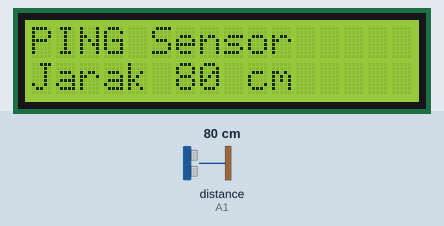
Bench run of a sketch on a simulated Arduino Uno, built with avr-gcc and run on an emulated ATmega328P. Shown: 16×2 character LCD. Wiring (inferred from the names in the program): ultrasonic range finder: trigger A1; echo A1. The inputs (shaded band) are chosen by the test bench; at power-on: distance to the obstacle (sensor on A1) 80 cm. The echo pulse lasts 58.3 µs per cm.

Above: at 1.2 s.
1.3 s: distance to the obstacle (sensor on A1) set to 12 cm
At 2.5 s:
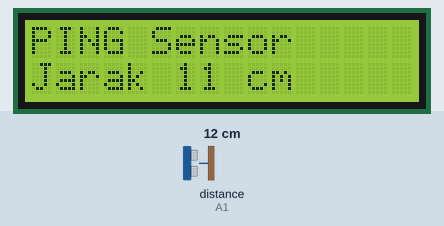
2.8 s: distance to the obstacle (sensor on A1) set to 9 cm
At 3.8 s:
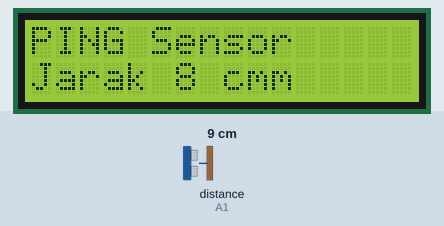
4.3 s: distance to the obstacle (sensor on A1) set to 4 cm
At 4.9 s:
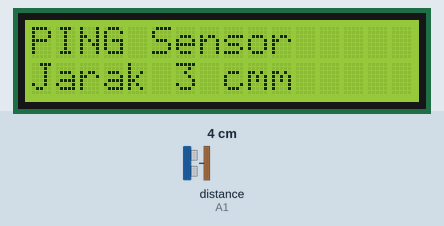
5.8 s: distance to the obstacle (sensor on A1) set to 2 cm
At 7.0 s:
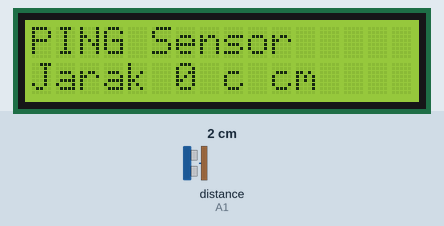
7.3 s: distance to the obstacle (sensor on A1) set to 4 cm
At 8.5 s:
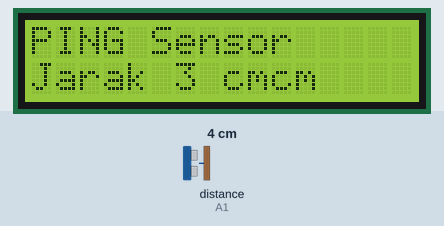
Timing chart, 0 to 9.8 s (numbered marks = the images above; inputs shaded):
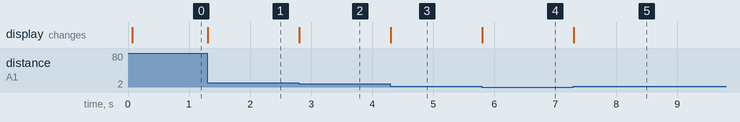

Measured:
- the behaviour switches between 11 and 10 cm on distance to the obstacle (sensor on A1) (found by bisection; images 1 and 2)
- the behaviour switches between 3 and 2 cm on distance to the obstacle (sensor on A1) (found by bisection; images 3 and 4)
- after the input at 1.3 s, the display: changes at once (image 1)
- after the input at 2.8 s, the display: changes at once (image 2)
- after the input at 4.3 s, the display: changes at once (image 3)
- after the input at 5.8 s, the display: changes at once (image 4)
- after the input at 7.3 s, the display: changes at once (image 5)

The sketch:

13_16520056_02.ino
```cpp
#include <LiquidCrystal.h>
LiquidCrystal lcd(7, 6, 5, 4, 3, 2);	//pin Arduino terhubung LCD
const int ping_Pin = A1;				//pin Arduino terhubung Ultrasonic Sensor
long dur, cm;							//simpan nilai durasi dan jarak (cm)

void setup() {
  lcd.begin(16, 2);						//atur jumlah kolom dan baris LCD
  lcd.print("PING Sensor");
}

void loop() {
  cm = read_sensor_ultrasonic();

  /*Print to LCD*/
  lcd.setCursor(0,1);					//atur kursor ke kolom 0 baris 1
  lcd.print("Jarak ");
  lcd.setCursor(6,1);					//atur kursor ke kolom 6 baris 1
  lcd.print(cm);						//cetak nilai jarak
  print_unit_cm(cm);					//cetak satuan (cm)
}


int read_sensor_ultrasonic(){
	pinMode(ping_Pin, OUTPUT);   			//atur pin sebagai OUTPUT
    digitalWrite(ping_Pin, LOW); 			//beri sinyal awal LOW
    delayMicroseconds(2);		   			//jeda 2μs
    digitalWrite(ping_Pin, HIGH); 			//trigger sensor dengan sinyal HIGH
    delayMicroseconds(5);		   			//trigger sensor selama 5μs
    digitalWrite(ping_Pin, LOW);  			//beri sinyal LOW

  	pinMode(ping_Pin, INPUT);				//atur pin sebagai INPUT
    dur = pulseIn(ping_Pin, HIGH);			//sinyal HIGH untuk dapat durasi (dalam μs)
    cm = microsec_to_centi(dur);	//konversi μs ke cm

  	if (cm >= 2 and cm <= 300)
    {return cm;}
    else
    {return 0;}
}

long microsec_to_centi(long ms) {
    return ms / 29 / 2;
}

void print_unit_cm(long cm){
  	if (cm >= 2 and cm < 10)
    {lcd.setCursor(7,1);}
   	else if (cm >= 10 and cm < 100)
    {lcd.setCursor(8,1);}
    else if (cm >= 100 and cm <= 300)
    {lcd.setCursor(9,1);}
	else
    {lcd.setCursor(9,1);}
    lcd.print(" cm");
}
```
